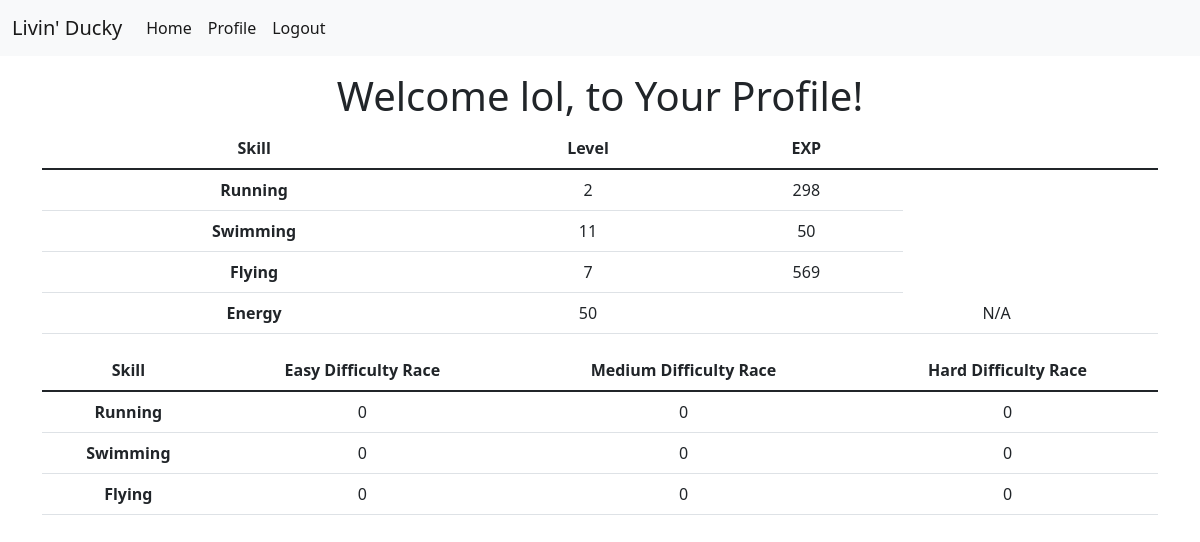
The app's page /profile (signed in), older data.
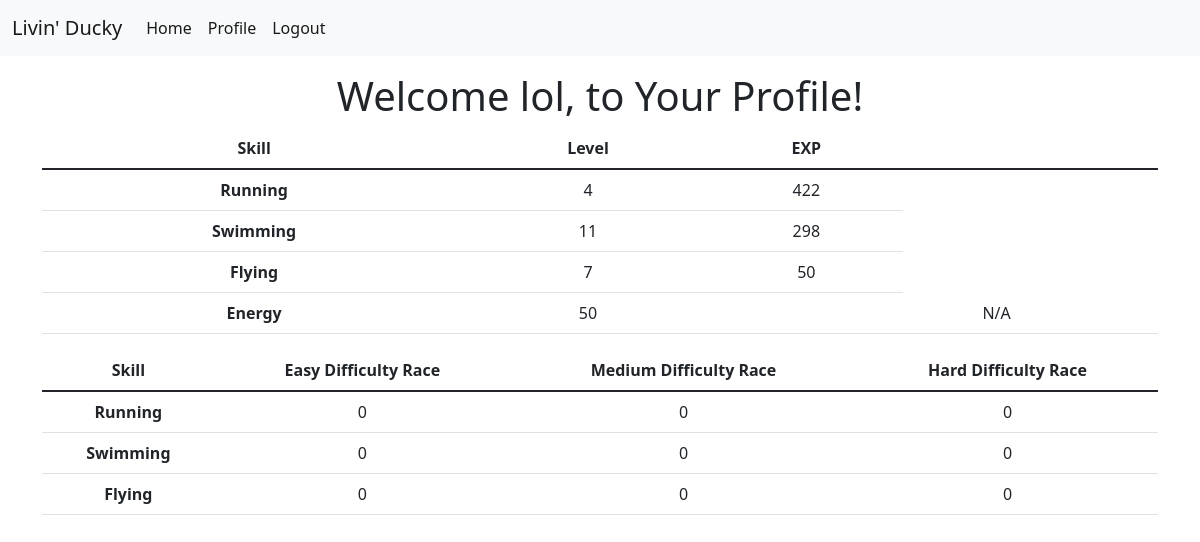
The same page, newer data.
### tables this page shows
CREATE TABLE ducks(
    username TEXT NOT NULL,
    duckName TEXT NOT NULL,
    runLvl INTEGER,
    swimLvl INTEGER,
    flyLvl INTEGER,
    stamina INTEGER,
    runProg INTEGER,
    swimProg INTEGER,
    flyProg INTEGER,
    run1 INTEGER,
    run2 INTEGER,
    run3 INTEGER,
    swim1 INTEGER,
    swim2 INTEGER,
    swim3 INTEGER,
    fly1 INTEGER,
    fly2 INTEGER,
    fly3 INTEGER,
    cosmetics TEXT NOT NULL);

### __init__.py (the view)
@app.route("/profile", methods=['GET', 'POST'])
def profile():
    if (session.get("username") != None):
        db = sqlite3.connect("users.db")
        c = db.cursor()
        c.execute("SELECT * FROM ducks WHERE username=?", (session.get("username"),))
        profileinfo = c.fetchall()[0]
        return render_template("profile.html", user =session['username'],
        running_level=profileinfo[2], running_progress=profileinfo[6],
        swimming_level=profileinfo[3], swimming_progress=profileinfo[7],
        flying_level=profileinfo[4], flying_progress=profileinfo[8],
        energy=profileinfo[5], energy_progress="N/A",
        running_easy=profileinfo[9], running_med=profileinfo[10], running_hard=profileinfo[11],
        swimming_easy=profileinfo[12], swimming_med=profileinfo[13], swimming_hard=profileinfo[14],
        flying_easy=profileinfo[15], flying_med=profileinfo[16], flying_hard=profileinfo[17])
    else:
        return redirect("/login")

### templates/profile.html (shortened to what this page needs)
{% extends "base.html" %}
{% block body %}
  <br><br><br>
  <h1>Welcome {{user}}, to Your Profile!</h1>
  <div class="container justify-content-center">
    <table class="table">
      <thead>
        <tr>
          <th scope="col">Skill</th>
          <th scope="col">Level</th>
          <th scope="col">EXP</th>
        </tr>
      </thead>
      <tbody>
        <tr>
          <th scope="row">Running</th>
          <td>{{running_level}}</td>
          <td>{{running_progress}}</td>
        </tr>
        <tr>
          <th scope="row">Swimming</th>
          <td>{{swimming_level}}</td>
          <td>{{swimming_progress}}</td>
        </tr>
        <tr>
          <th scope="row">Flying</th>
          <td>{{flying_level}}</td>
          <td>{{flying_progress}}</td>
        </tr>
        <tr>
          <th scope="row">Energy</th>
          <td>{{energy}}<td>
          <td>{{energy_progress}}<td>
        </tr>
      </tbody>
    </table>
    <table class="table">
      <thead>
        <tr>
          <th scope="col">Skill</th>
          <th scope="col">Easy Difficulty Race</th>
          <th scope="col">Medium Difficulty Race</th>
          <th scope="col">Hard Difficulty Race</th>
        </tr>
      </thead>
      <tbody>
        <tr>
          <th scope="row">Running</th>
          <td>{{running_easy}}</td>
          <td>{{running_med}}</td>
          <td>{{running_hard}}</td>
        </tr>
        <tr>
          <th scope="row">Swimming</th>
          <td>{{swimming_easy}}</td>
          <td>{{swimming_med}}</td>
          <td>{{swimming_hard}}</td>
        </tr>
        <tr>
          <th scope="row">Flying</th>
          <td>{{flying_easy}}</td>
          <td>{{flying_med}}</td>
          <td>{{flying_hard}}</td>
        </tr>
      </tbody>
    </table>
  </div>
{% endblock %}

### templates/base.html (shortened to what this page needs)
<!DOCTYPE html>
<html>
    <head>
        <link href="https://cdn.jsdelivr.net/npm/bootstrap@5.1.3/dist/css/bootstrap.min.css" rel="stylesheet">
        <link rel="stylesheet"
              type="text/css"
              href="../static/css/style.css">
    </head>
    <body>
      <nav class="navbar navbar-expand fixed-top navbar-light bg-light">
        <div class="container-fluid">
            <a class="navbar-brand" href="/">Livin' Ducky</a>
            <div class="collapse navbar-collapse" id="navbarSupportedContent">
              <ul class="navbar-nav">
                <li class="nav-item">
                  <a class="nav-link active" aria-current="page" href="/game">Home</a>
                </li>
                <li class="nav-item">
                  <a class="nav-link active" aria-current="page" href="/profile">Profile</a>
                </li>
                {% if session['username'] %}
                <li class="nav-item">
                  <a class="nav-link active" aria-current="page" href="/logout">Logout</a>
                </li>
                {% endif %}
            </div>
        </div>
      </nav>
       {% block body %} {% endblock %}
    </body>
</html>

### templates/profile.html (style rules this page uses)
body { text-align: center }

Row changes from the older to the newer data that the page shows:
changed ducks "lol": runProg "298" → "422"; swimProg (not shown) → "298"; flyProg "569" → (not shown)
Text that changed along with them:
{{ running_level }}: "2" → "4"
{{ flying_progress }}: (not shown) → "50"
{{ swimming_progress }}: "50" → (not shown)
